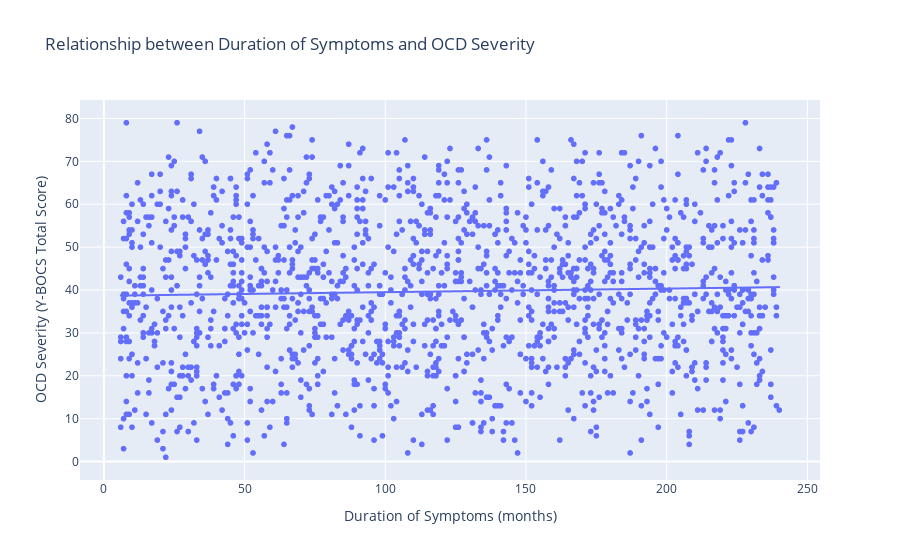

The cell this chart's notebook holds for it:
### Markdown cell above
4. What is the correlation between the duration of symptoms and OCD severity?

### Code cell
# Calculate the Pearson correlation coefficient
correlation_coefficient = filtered_df['Duration of Symptoms (months)'].corr(filtered_df['Total_Score'])
print(f'Pearson correlation coefficient between Duration of symptoms and Total_Score: {correlation_coefficient:.2f}')

# Create a scatterplot
fig5 = px.scatter(df, x='Duration of Symptoms (months)', y='Total_Score', 
                  title='Relationship between Duration of Symptoms and OCD Severity',
                  labels={'Duration of Symptoms (months)': 'Duration of Symptoms (months)', 'Total_Score': 'OCD Severity (Y-BOCS Total Score)'}, 
                  trendline='ols')
fig5.show()

### Figure 1 — Plotly figure (JSON) as saved in the notebook; plotly's stock layout.template omitted (floating-point values rounded to 4 significant figures; data arrays with more than 128 entries replaced by an {"elided": "..."} marker saying what was removed)
{"data": [{"hovertemplate": "Duration of Symptoms (months)=%{x}<br>OCD Severity (Y-BOCS Total Score)=%{y}<extra></extra>", "legendgroup": "", "marker": {"color": "#636efa", "symbol": "circle"}, "mode": "markers", "name": "", "showlegend": false, "type": "scattergl", "x": {"elided": "1500 int values"}, "xaxis": "x", "y": {"elided": "1500 int values"}, "yaxis": "y"}, {"hovertemplate": "<b>OLS trendline</b><br>Total_Score = 0.00838268 * Duration of Symptoms (months) + 38.6534<br>R<sup>2</sup>=0.001112<br><br>Duration of Symptoms (months)=%{x}<br>OCD Severity (Y-BOCS Total Score)=%{y} <b>(trend)</b><extra></extra>", "legendgroup": "", "marker": {"color": "#636efa", "symbol": "circle"}, "mode": "lines", "name": "", "showlegend": false, "type": "scattergl", "x": {"elided": "1500 int values"}, "xaxis": "x", "y": {"elided": "1500 float values"}, "yaxis": "y"}], "layout": {"legend": {"tracegroupgap": 0}, "title": {"text": "Relationship between Duration of Symptoms and OCD Severity"}, "xaxis": {"anchor": "y", "domain": [0, 1], "title": {"text": "Duration of Symptoms (months)"}}, "yaxis": {"anchor": "x", "domain": [0, 1], "title": {"text": "OCD Severity (Y-BOCS Total Score)"}}}}
